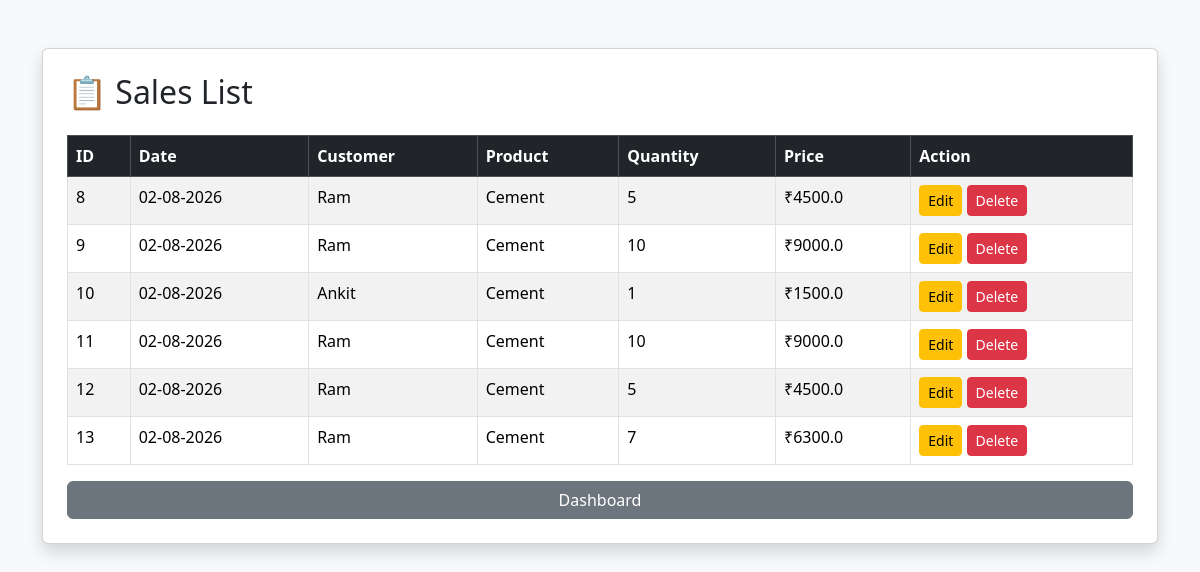
/view-sales, run on an earlier commit of the app's database.
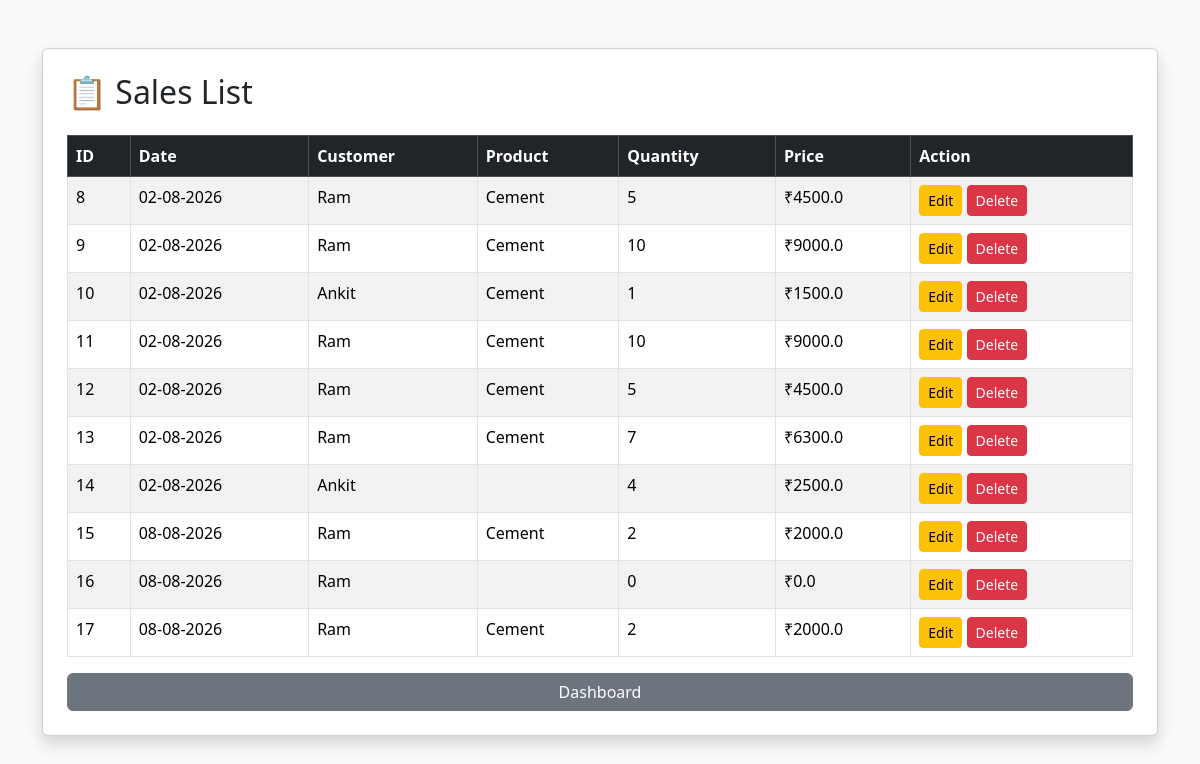
And on a later commit of the database.
### tables this page shows
CREATE TABLE sales (

            id INTEGER PRIMARY KEY AUTOINCREMENT,

            customer TEXT,

            product TEXT,

            quantity INTEGER,

            price REAL

        , date TEXT);

### app.py (the view)
@app.route("/view-sales")
def view_sales():
    sales = get_all_sales()
    return render_template(
        "view_sales.html",
        sales=sales
    )

### database/db.py (called while the page is built)
def get_all_sales():
    conn = sqlite3.connect(DATABASE_NAME)
    cursor = conn.cursor()
    cursor.execute("SELECT * FROM sales")
    rows = cursor.fetchall()
    conn.close()
    return rows

### templates/view_sales.html (shortened to what this page needs)
<!DOCTYPE html>
<html lang="en">
<head>
    <link href="https://cdn.jsdelivr.net/npm/bootstrap@5.3.7/dist/css/bootstrap.min.css" rel="stylesheet">
</head>
<body class="bg-light">
<div class="container mt-5">
    <div class="card shadow p-4">
        <h2 class="mb-4">
            📋 Sales List
        </h2>
        <table class="table table-bordered table-striped">
            <thead class="table-dark">
                <tr>
                    <th>ID</th>
                    <th>Date</th>
                    <th>Customer</th>
                    <th>Product</th>
                    <th>Quantity</th>
                    <th>Price</th>
                    <th>Action</th>
                </tr>
            </thead>
            <tbody>
            {% for sale in sales %}
                <tr>
                    <td>{{ sale[0] }}</td>
                    <td>{{ sale[5] }}</td>
                    <td>{{ sale[1] }}</td>
                    <td>{{ sale[2] }}</td>
                    <td>{{ sale[3] }}</td>
                    <td>₹{{ sale[4] }}</td>
                    <td>
                        <a href="/edit-sale/{{ sale[0] }}"
                           class="btn btn-sm btn-warning">
                            Edit
                        </a>
                        <a href="/delete-sale/{{ sale[0] }}"
                           class="btn btn-sm btn-danger">
                            Delete
                        </a>
                    </td>
                </tr>
            {% endfor %}
            </tbody>
        </table>
        <a href="/" class="btn btn-secondary">
            Dashboard
        </a>
    </div>
</div>
</body>
</html>

What changed in the data, as far as the page shows it:
added sales: id "14", date "02-08-2026", customer "Ankit", quantity "4", price "2500.0"
added sales: id "15", date "08-08-2026", customer "Ram", product "Cement", quantity "2", price "2000.0"
added sales: id "16", date "08-08-2026", customer "Ram", quantity "0", price "0.0"
added sales: id "17", date "08-08-2026", customer "Ram", product "Cement", quantity "2", price "2000.0"
